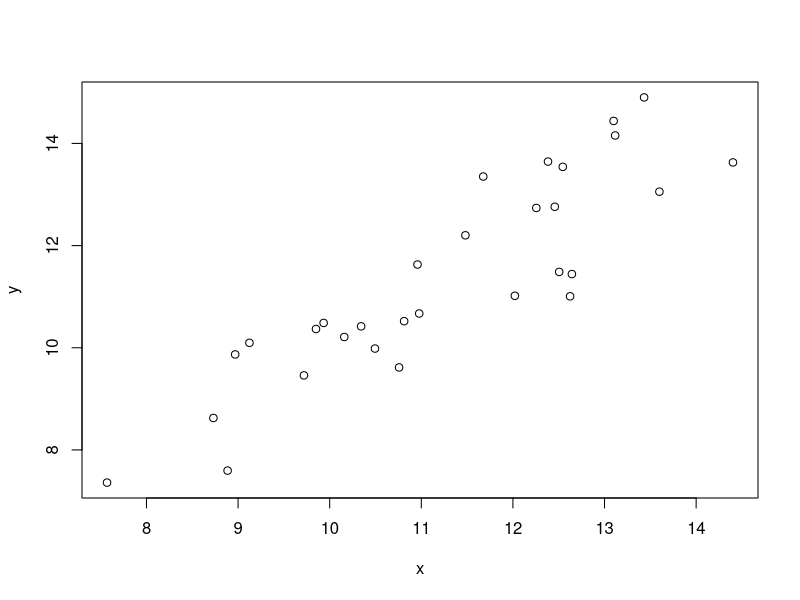
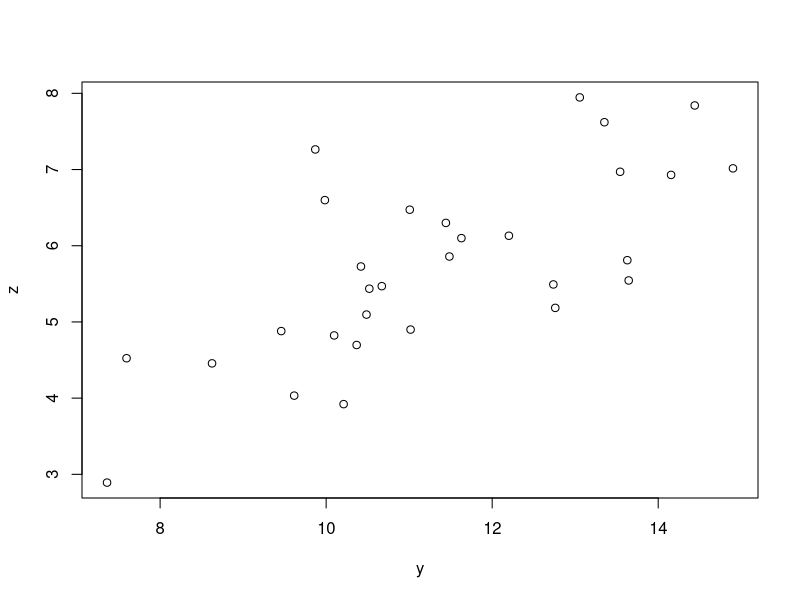
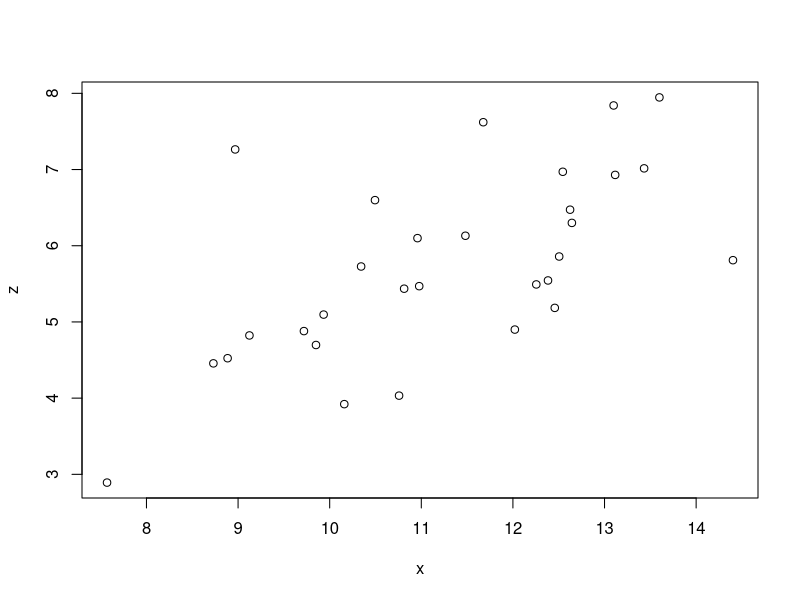

Recreate these plots in R, in order.
## ---- chunk 1
#| echo: false

rm(list=ls())


## ---- chunk 2
#| echo: true
#| output-location: fragment
#| code-fold: false

x <- rnorm(30,10,2)
y <- x + rnorm(30,0,1)
z <- y*.5 + rnorm(30,0,1)
cor(x,y)
cor(y,z)
cor(x,z)
plot(x,y)
plot(y,z)
plot(x,z)
